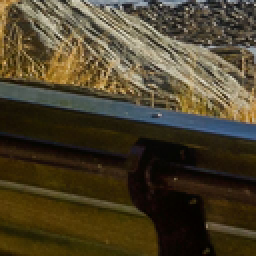
#> input picture data/HR/113_19.png, 128 x 128 px (shown 2 times larger); its folder holds only this picture in this run
$ python create_lr.py
#> lines starting #> are read from the running program, lines starting #| are printed output that depends on the picture
import os
from PIL import Image, ImageFilter
import cv2
import numpy as np


# Folder wejściowy
input_folder = 'HR'

# Lista metod
methods = [
    'Bilinear',
    'Bicubic',
    'Lanczos_a3',
    'Lanczos_a4',
    'Nearest_Neighbour',
    'Nearest_Neighbour_Gaussian',
    'Bilinear_Gaussian'
]


for method in methods:
    output_folder = method
    if not os.path.exists(output_folder):
        os.makedirs(output_folder)


image_files = [
    f for f in os.listdir(input_folder)
    if os.path.isfile(os.path.join(input_folder, f)) and f.lower().endswith(('.png', '.jpg', '.jpeg', '.tif', '.tiff'))
]


scale_factor = 0.25

for image_file in image_files:

    image_path = os.path.join(input_folder, image_file)
    image_pil = Image.open(image_path)
#> image_pil is the input picture: PIL image 128x128 RGB; mean R, G, B 74.6, 64.7, 42.1
    width, height = image_pil.size
#> width = 128; height = 128
    new_size = (int(width * scale_factor), int(height * scale_factor))
#> new_size = (32, 32)


    image_cv = cv2.cvtColor(np.array(image_pil), cv2.COLOR_RGB2BGR)

    # Metoda Bilinear
    if 'Bilinear' in methods:
        resized_image = cv2.resize(image_cv, new_size, interpolation=cv2.INTER_LINEAR)
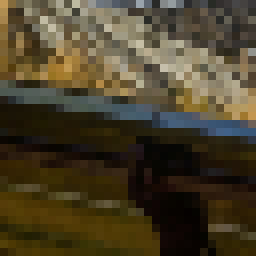
#> resized_image: shape (32, 32, 3) (shown 8 times larger); mean B, G, R 41.8, 64.4, 74.3
        output_path = os.path.join('Bilinear', image_file)
        cv2.imwrite(output_path, resized_image)

    # Metoda Bicubic
    if 'Bicubic' in methods:
        resized_image = cv2.resize(image_cv, new_size, interpolation=cv2.INTER_CUBIC)
        output_path = os.path.join('Bicubic', image_file)
        cv2.imwrite(output_path, resized_image)

    # Metoda Lanczos a=3 (PIL)
    if 'Lanczos_a3' in methods:
        resized_image_pil = image_pil.resize(new_size, resample=Image.LANCZOS)
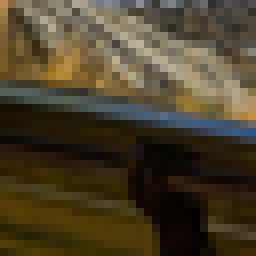
#> resized_image_pil: PIL image 32x32 RGB (shown 8 times larger); mean R, G, B 74.5, 64.6, 42.1
        output_path = os.path.join('Lanczos_a3', image_file)
        resized_image_pil.save(output_path)

    # Metoda Lanczos a=4 (OpenCV)
    if 'Lanczos_a4' in methods:
        resized_image = cv2.resize(image_cv, new_size, interpolation=cv2.INTER_LANCZOS4)
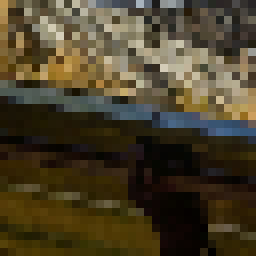
#> resized_image: shape (32, 32, 3) (shown 8 times larger); mean B, G, R 41.4, 64, 73.9
        output_path = os.path.join('Lanczos_a4', image_file)
        cv2.imwrite(output_path, resized_image)

    # Metoda Nearest Neighbour
    if 'Nearest_Neighbour' in methods:
        resized_image = cv2.resize(image_cv, new_size, interpolation=cv2.INTER_NEAREST)
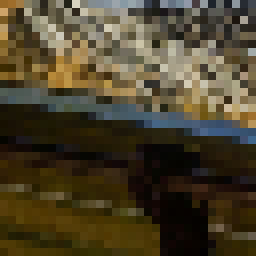
#> resized_image: shape (32, 32, 3) (shown 8 times larger); mean B, G, R 43.5, 66.1, 75.8
        output_path = os.path.join('Nearest_Neighbour', image_file)
        cv2.imwrite(output_path, resized_image)

    # Nearest Neighbour z filtrem Gaussa
    if 'Nearest_Neighbour_Gaussian' in methods:
        blurred_image = cv2.GaussianBlur(image_cv, (5, 5), 0.5)
        resized_image = cv2.resize(blurred_image, new_size, interpolation=cv2.INTER_NEAREST)
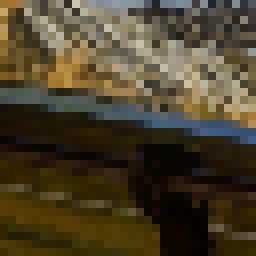
#> resized_image: shape (32, 32, 3) (shown 8 times larger); mean B, G, R 43.5, 66, 75.8
        output_path = os.path.join('Nearest_Neighbour_Gaussian', image_file)
        cv2.imwrite(output_path, resized_image)

    # Bilinear z filtrem Gaussa
    if 'Bilinear_Gaussian' in methods:
        blurred_image = cv2.GaussianBlur(image_cv, (5, 5), 0.5)
        resized_image = cv2.resize(blurred_image, new_size, interpolation=cv2.INTER_LINEAR)
        output_path = os.path.join('Bilinear_Gaussian', image_file)
        cv2.imwrite(output_path, resized_image)

$ run again, on data/HR/171_34.png
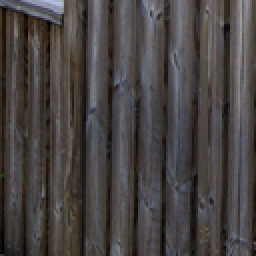
#> input picture data/HR/171_34.png, 128 x 128 px (shown 2 times larger)
#> image_pil is the input picture: PIL image 128x128 RGB; mean R, G, B 71.9, 67.5, 67
#> `resized_image = cv2.resize(image_cv, new_size, interpolation=cv2.INTER..`:
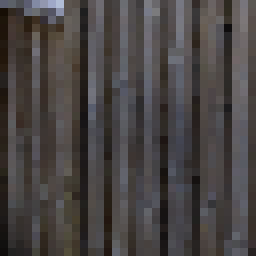
#> resized_image: shape (32, 32, 3) (shown 8 times larger); mean B, G, R 67.5, 68, 72.3
#> `resized_image = cv2.resize(image_cv, new_size, interpolation=cv2.INTER..`:
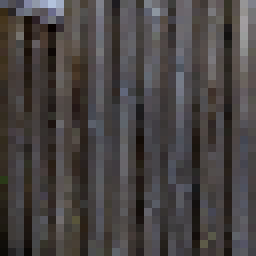
#> resized_image: shape (32, 32, 3) (shown 8 times larger); mean B, G, R 66.9, 67.4, 71.7

$ run again, on data/HR/177_17.png
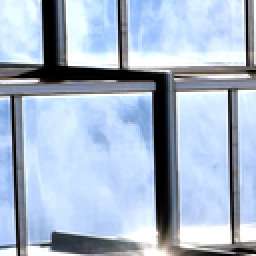
#> input picture data/HR/177_17.png, 128 x 128 px (shown 2 times larger)
#> image_pil is the input picture: PIL image 128x128 RGB; mean R, G, B 167.2, 183, 203
#> `resized_image = cv2.resize(image_cv, new_size, interpolation=cv2.INTER..`:
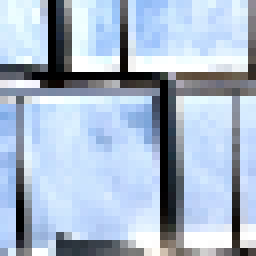
#> resized_image: shape (32, 32, 3) (shown 8 times larger); mean B, G, R 204.4, 184.1, 167.9
#> `blurred_image = cv2.GaussianBlur(image_cv, (5, 5), 0.5)`:
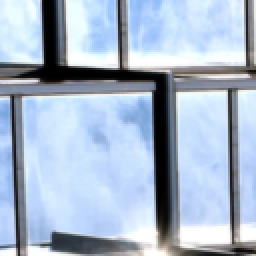
#> blurred_image: shape (128, 128, 3) (shown 2 times larger); mean B, G, R 203, 183, 167.2
